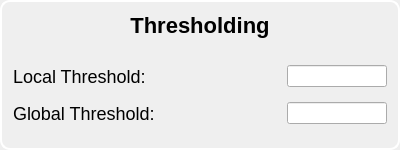
         <widget class="QFrame" name="thresholdingFrame">
          <property name="minimumSize">
           <size>
            <width>400</width>
            <height>150</height>
           </size>
          </property>
          <property name="maximumSize">
           <size>
            <width>500</width>
            <height>150</height>
           </size>
          </property>
          <property name="styleSheet">
           <string notr="true">QFrame{
border-radius: 10px;
border: 2px solid white; 
}</string>
          </property>
          <property name="frameShape">
           <enum>QFrame::StyledPanel</enum>
          </property>
          <property name="frameShadow">
           <enum>QFrame::Raised</enum>
          </property>
          <layout class="QVBoxLayout" name="verticalLayout_15">
           <property name="spacing">
            <number>15</number>
           </property>
           <item>
            <widget class="QLabel" name="label_16">
             <property name="maximumSize">
              <size>
               <width>16777215</width>
               <height>40</height>
              </size>
             </property>
             <property name="styleSheet">
              <string notr="true">border: none;
margin: 0;
font-size:22px;
font-weight: bold;</string>
             </property>
             <property name="text">
              <string>Thresholding</string>
             </property>
             <property name="alignment">
              <set>Qt::AlignCenter</set>
             </property>
            </widget>
           </item>
           <item>
            <spacer name="verticalSpacer_9">
             <property name="orientation">
              <enum>Qt::Vertical</enum>
             </property>
             <property name="sizeHint" stdset="0">
              <size>
               <width>20</width>
               <height>40</height>
              </size>
             </property>
            </spacer>
           </item>
           <item>
            <layout class="QHBoxLayout" name="horizontalLayout_5">
             <item>
              <widget class="QLabel" name="label_17">
               <property name="styleSheet">
                <string notr="true">border: none;
margin: 0;
font-size:18px;</string>
               </property>
               <property name="text">
                <string>Local Threshold:</string>
               </property>
              </widget>
             </item>
             <item>
              <spacer name="horizontalSpacer_9">
               <property name="orientation">
                <enum>Qt::Horizontal</enum>
               </property>
               <property name="sizeHint" stdset="0">
                <size>
                 <width>40</width>
                 <height>20</height>
                </size>
               </property>
              </spacer>
             </item>
             <item>
              <widget class="QLineEdit" name="localThreshold">
               <property name="maximumSize">
                <size>
                 <width>100</width>
                 <height>16777215</height>
                </size>
               </property>
              </widget>
             </item>
            </layout>
           </item>
           <item>
            <layout class="QHBoxLayout" name="horizontalLayout_6">
             <item>
              <widget class="QLabel" name="label_18">
               <property name="styleSheet">
                <string notr="true">border: none;
margin: 0;
font-size:18px;</string>
               </property>
               <property name="text">
                <string>Global Threshold:</string>
               </property>
              </widget>
             </item>
             <item>
              <spacer name="horizontalSpacer_10">
               <property name="orientation">
                <enum>Qt::Horizontal</enum>
               </property>
               <property name="sizeHint" stdset="0">
                <size>
                 <width>40</width>
                 <height>20</height>
                </size>
               </property>
              </spacer>
             </item>
             <item>
              <widget class="QLineEdit" name="globalThreshold">
               <property name="maximumSize">
                <size>
                 <width>100</width>
                 <height>16777215</height>
                </size>
               </property>
              </widget>
             </item>
            </layout>
           </item>
           <item>
            <spacer name="verticalSpacer_10">
             <property name="orientation">
              <enum>Qt::Vertical</enum>
             </property>
             <property name="sizeHint" stdset="0">
              <size>
               <width>20</width>
               <height>40</height>
              </size>
             </property>
            </spacer>
           </item>
          </layout>
         </widget>
